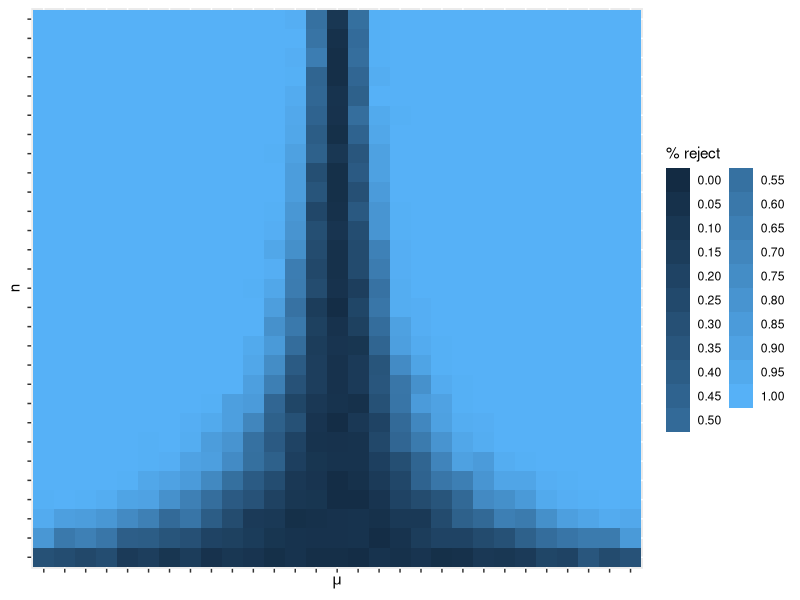
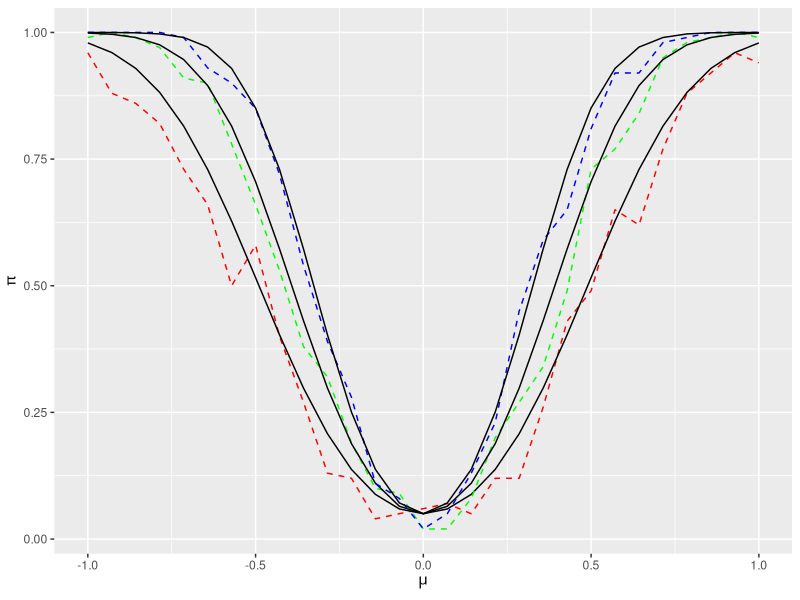
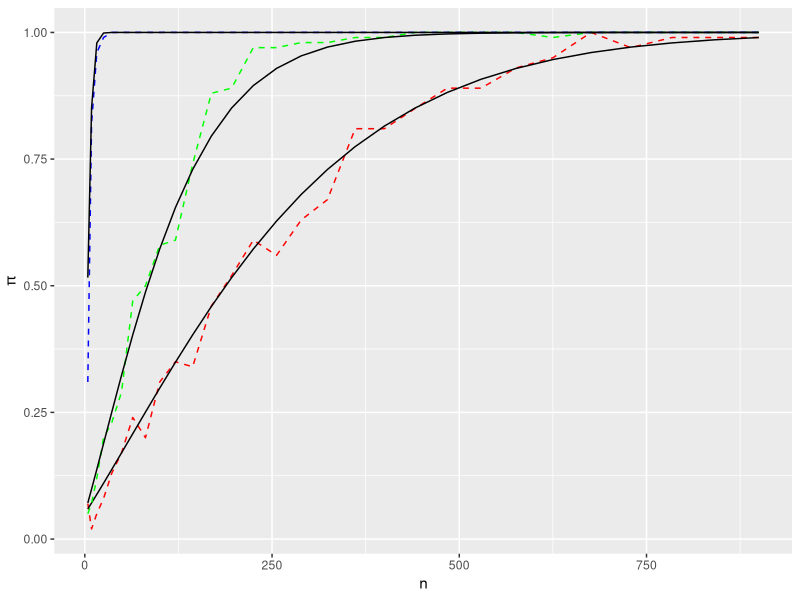

These charts were generated, in order, by the following R code:
## ---- chunk 1
knitr::opts_chunk$set(echo = TRUE)
## ---- chunk 2
rm(list = ls())
cat("\014")

library(tidyverse)
library(tidyr)

n <- (2:30)^2
u <- seq(-1,1,length.out = length(n))

g <- function(n, u, s) {
  R <- c()
  for (i in 1:s) {
    y <- rnorm(n, u, 1)
    t <- t.test(y, alternative = "two.sided")
    r <- t$p.value < 0.05
    R <- c(R,r)
  }
  return(mean(R))
}

G <- mapply(g,rep(n,29),rep(u,each=29),100)
M <- cbind(rep(n,29), rep(u, each = 29), G)
M <- as.data.frame(M)
colnames(M) <- c("n", "u", "G")
## ---- chunk 3
ggplot(data = M, aes(x = factor(u), y = factor(n))) + geom_tile(aes(fill = G)) + theme(axis.text = element_blank()) + xlab(expression(mu)) + ylab("n") + scale_fill_continuous(guide = guide_legend(title = "% reject"), limits=c(0, 1), breaks=seq(0,1,by=0.05))

#  geom_tile()
## ---- chunk 4

U <- reshape(M, idvar = "u", direction = "wide", timevar = "n")
colnames(U) <- c("u",as.character(n))

ggplot(data = U) +
  geom_line(aes(x=u, y=`16`), linetype = "dashed", color = "red") + 
  geom_line(aes(x=u, y = 1 - pnorm(1.96 - 4*u) + pnorm(-1.96 - 4*u))) +
  geom_line(aes(x=u, y=`25`), linetype = "dashed", color = "green") + 
  geom_line(aes(x=u, y = 1 - pnorm(1.96 - 5*u) + pnorm(-1.96 - 5*u))) +
  geom_line(aes(x=u, y=`36`), linetype = "dashed", color = "blue") + 
  geom_line(aes(x=u, y = 1 - pnorm(1.96 - 6*u) + pnorm(-1.96 - 6*u))) + 
  ylab(expression(pi)) + xlab(expression(mu))
## ---- chunk 5
N <- reshape(M, idvar = "n", direction = "wide", timevar = "u")
colnames(N) <- c("n", as.character(1:29))

ggplot(data = N) +
  geom_line(aes(x=n, y=`17`), linetype = "dashed", color = "red") + 
  geom_line(aes(x=n, y = 1 - pnorm(1.96 - sqrt(n)*u[17]) + pnorm(-1.96 - sqrt(n)*u[17]))) +
  geom_line(aes(x=n, y=`18`), linetype = "dashed", color = "green") + 
  geom_line(aes(x=n, y = 1 - pnorm(1.96 - sqrt(n)*u[18]) + pnorm(-1.96 - sqrt(n)*u[18]))) +
  geom_line(aes(x=n, y=`1`), linetype = "dashed", color = "blue") + 
  geom_line(aes(x=n, y = 1 - pnorm(1.96 - sqrt(n)*u[1]) + pnorm(-1.96 - sqrt(n)*u[1]))) +
  ylab(expression(pi))
